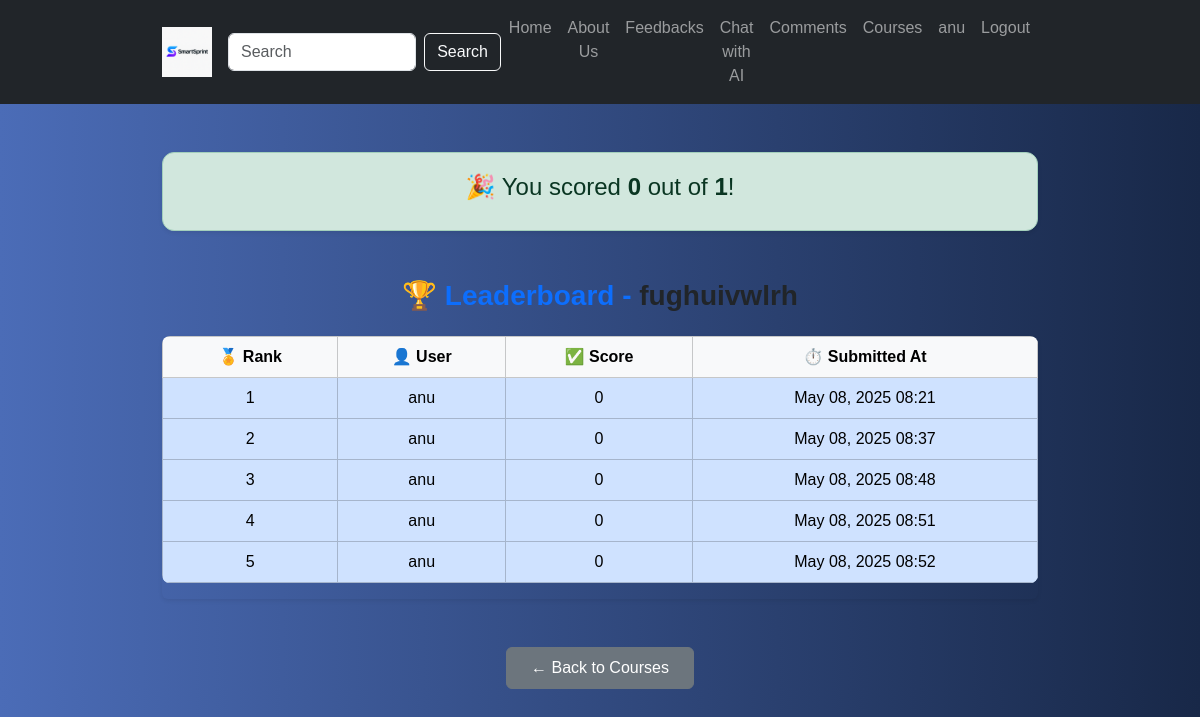
Screenshot of /submission/7/result/ (signed in) with the database file from the repository.
### quiz_app/models.py (models this page shows, shortened)
class Submission(models.Model):
    user = models.ForeignKey(User, on_delete=models.CASCADE, related_name='submissions')
    quiz = models.ForeignKey(Quiz, on_delete=models.CASCADE)
    score = models.IntegerField(default=0)
    submitted_at = models.DateTimeField(auto_now_add=True)

class Quiz(models.Model):
    course = models.ForeignKey(Course, on_delete=models.CASCADE, related_name='quizzes')
    title = models.CharField(max_length=255)
    created_at = models.DateTimeField(auto_now_add=True)

### quiz_app/views.py (the view)
# urls.py: path('submission/<int:submission_id>/result/', views.quiz_result, name='quiz_result'),
@login_required
def quiz_result(request, submission_id):
    submission = get_object_or_404(Submission, id=submission_id, user=request.user)
    quiz = submission.quiz
    questions_with_answers = []
    for question in quiz.questions.all():
        user_answer = submission.answers.filter(question=question).first()
        questions_with_answers.append({
            'question': question,
            'user_answer': user_answer.selected_option if user_answer else None,
            'correct_answer': question.correct_option
        })
    leaderboard = Submission.objects.filter(quiz=quiz).order_by('-score', 'submitted_at')
    context = {
        'submission': submission,
        'leaderboard': leaderboard,
        'questions_with_answers': questions_with_answers,
    }
    return render(request, 'quiz_result.html', context)

### quiz_app/templates/quiz_result.html (shortened to what this page needs)
<!DOCTYPE html>
{% load static %}
<html lang="en">
<head>
  <link href="https://cdn.jsdelivr.net/npm/bootstrap@5.3.3/dist/css/bootstrap.min.css" rel="stylesheet">
</head>
<body>
  <nav class="navbar navbar-expand-lg navbar-dark bg-dark">
    <div class="container">
      <a class="navbar-brand" href="{% url 'home' %}">
        <img src="{% static 'images/logo.png' %}" alt="Logo" style="height: 50px; width: 50px;">
      </a>
        <form class="d-flex mx-auto">
            <input class="form-control me-2" type="search" placeholder="Search" aria-label="Search">
            <button class="btn btn-outline-light" type="submit">Search</button>
        </form>
        <div class="collapse navbar-collapse" id="navbarNav">
            <ul class="navbar-nav ms-auto">
                <li class="nav-item"><a class="nav-link" href="{% url 'home' %}">Home</a></li>
                <li class="nav-item"><a href="{% url 'about' %}" class="nav-link">About Us</a></li>
                <li class="nav-item"><a href="/1/reviews/" class="nav-link">Feedbacks</a></li>
                <li class="nav-item"><a class="nav-link" href="/chat/chat/">Chat with AI</a></li>
                <li class="nav-item"><a href="/1/external_reviews/" class="nav-link">Comments</a></li>
                {% if user.is_authenticated %}
                <li class="nav-item"><a class="nav-link" href="{% url 'courses' %}">Courses</a></li>
                <li class="nav-item"><a class="nav-link" href="{% url 'profile' %}">{{ user.username }}</a></li>
                <li class="nav-item"><a class="nav-link" href="{% url 'logout' %}">Logout</a></li>
                {% else %}
                 <li class="nav-item"><a class='nav-link' href="{% url 'login' %}">Login</a></li>
                {% endif %}
            </ul>
        </div>
    </div>
</nav>
  <div class="container mt-5">
    <div class="alert alert-success shadow-sm text-center">
      <h4>🎉 You scored <strong>{{ submission.score }}</strong> out of <strong>{{ submission.quiz.questions.count }}</strong>!</h4>
    </div>
    <h3 class="mt-5 mb-4 text-center text-primary">🏆 Leaderboard - <span class="text-dark">{{ submission.quiz.title }}</span></h3>
    {% if leaderboard %}
    <div class="table-responsive shadow-sm rounded">
      <table class="table table-bordered table-hover align-middle">
        <thead class="table-light">
          <tr class="text-center">
            <th scope="col">🏅 Rank</th>
            <th scope="col">👤 User</th>
            <th scope="col">✅ Score</th>
            <th scope="col">⏱️ Submitted At</th>
          </tr>
        </thead>
        <tbody>
          {% for entry in leaderboard %}
          <tr class="text-center {% if entry.user == request.user %}table-primary{% endif %}">
            <td>{{ forloop.counter }}</td>
            <td>{{ entry.user.username }}</td>
            <td>{{ entry.score }}</td>
            <td>{{ entry.submitted_at|date:"M d, Y H:i" }}</td>
          </tr>
          {% endfor %}
        </tbody>
      </table>
    </div>
    {% else %}
    <p class="text-muted text-center mt-4">No leaderboard data available yet.</p>
    {% endif %}
    <div class="text-center mt-5">
      <a href="{% url 'courses' %}" class="btn btn-secondary px-4 py-2">← Back to Courses</a>
    </div>
  </div>
</body>
</html>

### quiz_app/templates/quiz_result.html (style rules this page uses)
body { background: linear-gradient(to right, #4b6cb7, #182848); color: white; text-align: center; font-family: 'Poppins', sans-serif; }
.container { max-width: 900px; }
.alert-success { font-size: 1.25rem; border-radius: 12px; padding: 20px; }
h3 { font-weight: 600; }
table { border-radius: 8px; overflow: hidden; }
.table-primary { background-color: #d6e9f8 !important; }

### rows the page displays
Submission: score "0", quiz.questions.count "1", quiz "fughuivwlrh", user.username "anu", submitted_at "May 08, 2025 08:21"
Submission: user.username "anu", score "0", submitted_at "May 08, 2025 08:37"
Submission: user.username "anu", score "0", submitted_at "May 08, 2025 08:48"
Submission: user.username "anu", score "0", submitted_at "May 08, 2025 08:51"
Submission: user.username "anu", score "0", submitted_at "May 08, 2025 08:52"

### other values shown
{{ user.username }} "anu"
